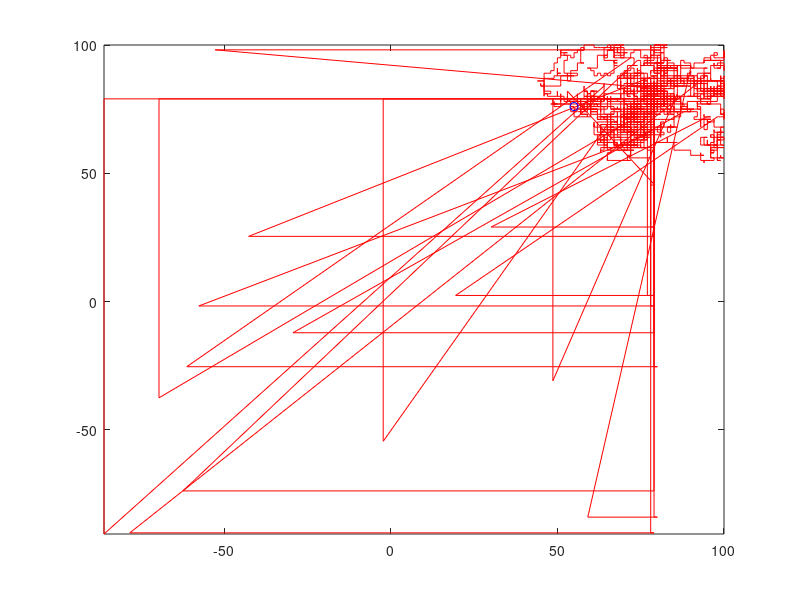
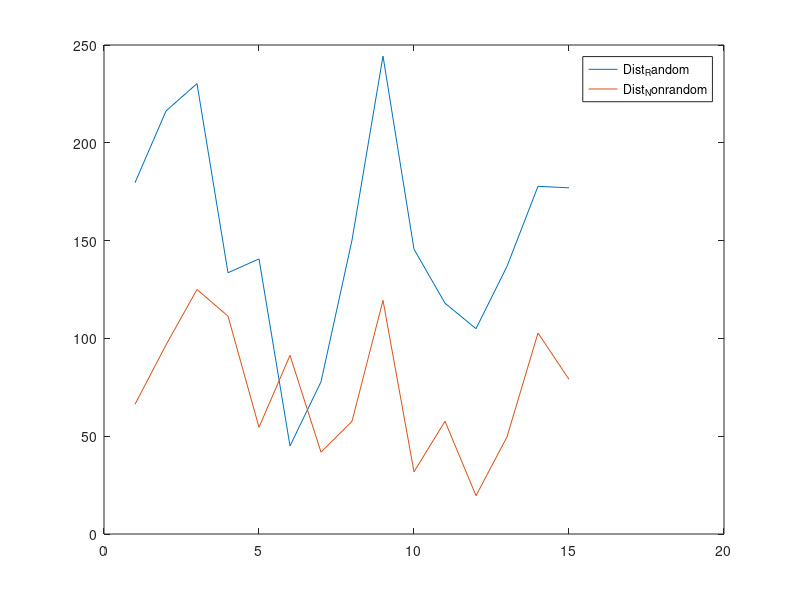

Write the MATLAB code that produced these figures, in order.
% fill array with empty values for program runtime
X = zeros (12000, 1); 
Y = zeros (12000, 1);

% set position of hospital (where ambulance will return to)
hospitalPositionX = 80;
hospitalPositionY = 80;

Dist = zeros ();
Dist2 = zeros();
X(1,1) = [hospitalPositionX]; % array of x values
Y(1,1) = [hospitalPositionY]; % array of y values
Xvalue = hospitalPositionX; % current x value (starting position)
Yvalue = hospitalPositionY; % current y value (")
clock = 0;
   N = 1;
   Scale = 100; % size of populated area
   Prob = 0.1; % probability of an incoming call every hour

for T = 2 : length(X);    
    
    R = rand;
RN = round (5*R);


    if RN == 1;
        if Xvalue > Scale
            X(T,1) = X(T-1,1);
        else
        Xvalue = Xvalue +1;
   X(T,1) = Xvalue;
        end
    else X(T,1) = X(T-1,1);
    end
   
   if RN == 2;
       if Xvalue < - Scale
           X(T,1) = X(T-1,1);
        else
       Xvalue = Xvalue -1;
       X(T,1) = Xvalue;
       end
       else X(T,1) = X(T-1,1);
   end
    if RN == 3;
        if Yvalue > Scale
            Y(T,1) = Y(T-1,1);
        else
        Yvalue = Yvalue +1;
       Y(T,1) = Yvalue;
        end
       else Y(T,1) = Y(T-1,1);
    end
    if RN == 4;
        if Yvalue < - Scale
            Y(T,1) = Y(T-1,1);
        else
        Yvalue = Yvalue - 1;
       Y(T,1) = Yvalue;
        end
       else Y(T,1) = Y(T-1,1);
    end
  clock = clock +1;
  if clock == 61;
      r = binornd(1,Prob)
      if r > R;
          position (1,1) = (rand-.5)*2*Scale;
        position (1,2) = (rand-.5)*2*Scale;
     X(T,1) = position (1,1);
     Y(T,1) = position (1,2);
  Dist_Random(N,1) = sqrt((position(1,1)- X(T-1,1)).^2 + (position(1,2)- Y(T-1,1)).^2);
  Dist_Nonrandom(N,1) = sqrt((position(1,1)- 0).^2 + (position(1,2)- 0).^2);
  N = N+1;
  T = T+ 1;
  X(T,1) = 0;
  Y(T,1) = 0;
  T = T+1
  
  % return to hospital
  Xvalue = hospitalPositionX; 
  Yvalue = hospitalPositionY;
  
      end
  clock = 0;    
  end
  
          
    
end

X;
Y;
 comet (X,Y);
 position = zeros (1,2);
 figure;
 plot(Dist_Random(:,1));
 hold on;
 plot(Dist_Nonrandom(:,1));
 legend('Dist_Random', 'Dist_Nonrandom');
 
 mean(Dist_Random)
 mean(Dist_Nonrandom)

    

    
